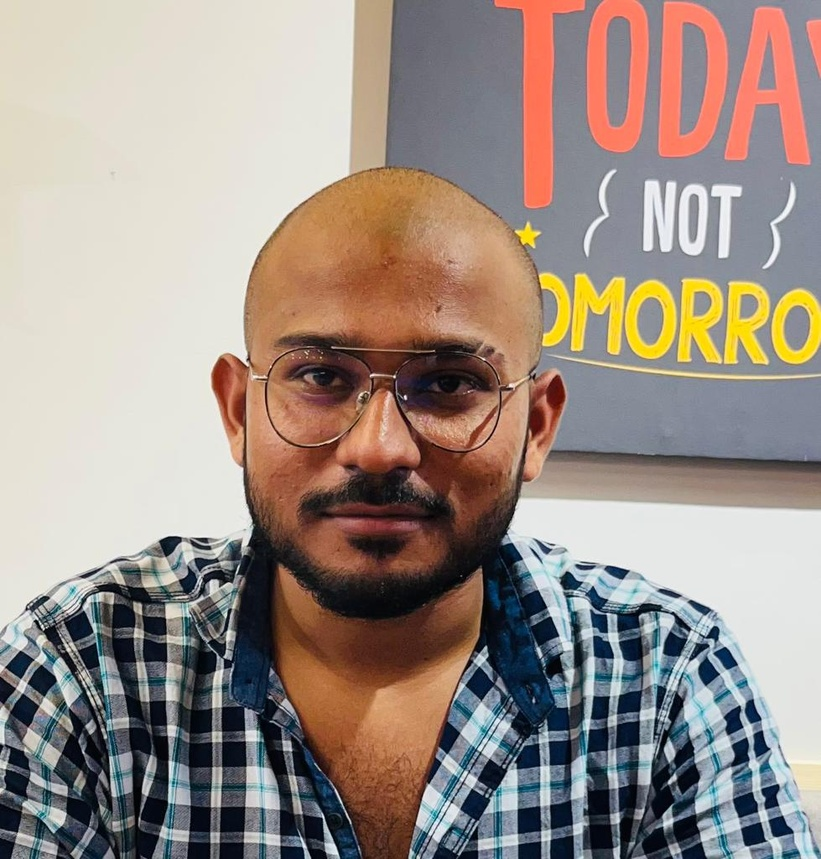
%> input picture basic/shivam.jpeg, 821 x 859 px, shrunk from 979 x 1024 before the run
$ octave recon_decon.m   (GNU Octave 9; MATLAB toolbox functions it lacks are replaced by stand-ins)
%> lines starting %> are read from the running program, lines starting %| are printed output that depends on the picture
[filename , pathname] = uigetfile('*','Select an image');
%> the answer given: shivam.jpeg
filewithpath = strcat(pathname,filename);

img_original = imread(filewithpath);
%> img_original is the input picture: size 859x821x3 uint8; mean R, G, B 156.2, 143.3, 135.2

img_original = double(img_original);
%> img_original: size 859x821x3 double
[cA,cH,cV,cD] = dwt2(img_original,'sym6','mode','sym');
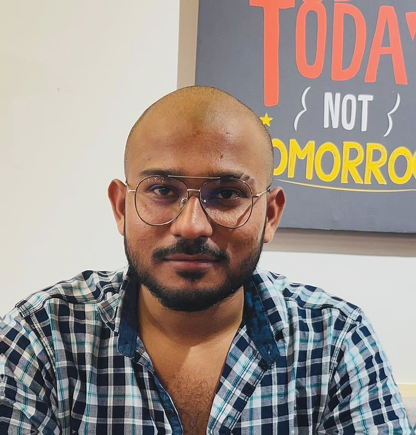
%> cA: size 435x416x3 double; mean R, G, B 312.4, 287, 271; drawn with min black and max white
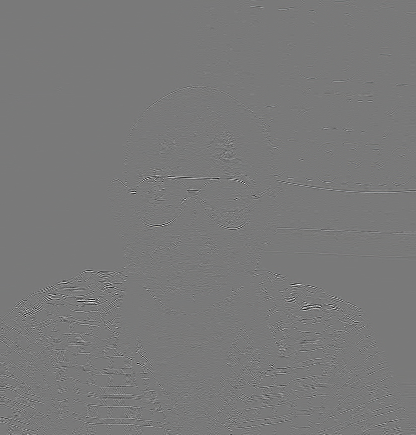
%> cH: size 435x416x3 double; mean R, G, B 0, 0, 0; drawn with min black and max white
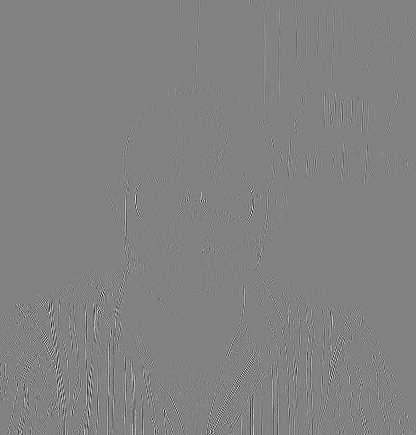
%> cV: size 435x416x3 double; mean R, G, B 0.1, 0, 0.1; drawn with min black and max white

subplot(2,2,1);
imshow(uint8(cA),[]);
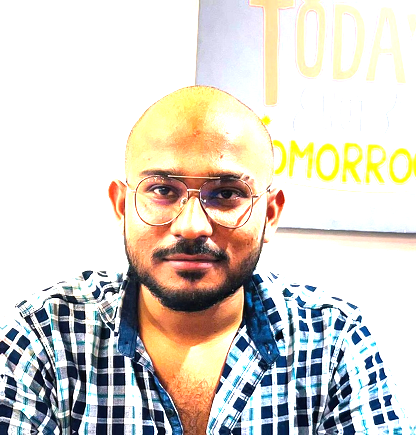
%> displayed picture: size 435x416x3, on the screen's scale of 0 to 255; mean R, G, B 215.6, 210.8, 202
title('Approximation Coefficients');

subplot(2,2,2);
imshow(uint8(cH),[]);
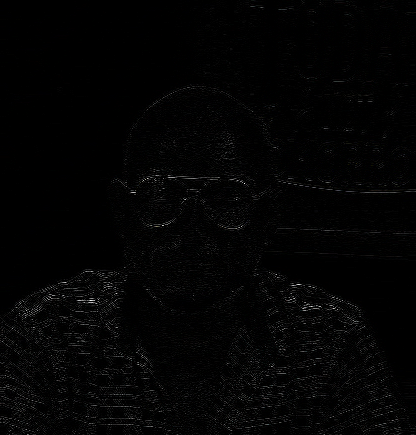
%> displayed picture: size 435x416x3, on the screen's scale of 0 to 255; mean R, G, B 3.6, 3.6, 3.6
title('Horizontal Coefficients');

subplot(2,2,3);
imshow(uint8(cV),[]);
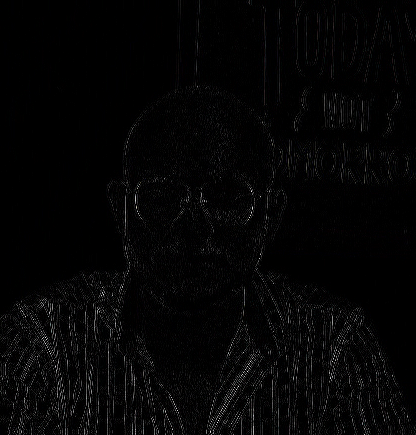
%> displayed picture: size 435x416x3, on the screen's scale of 0 to 255; mean R, G, B 5, 4.9, 5.1
title('Vertical Coefficients');

subplot(2,2,4);
imshow(uint8(cD),[]);
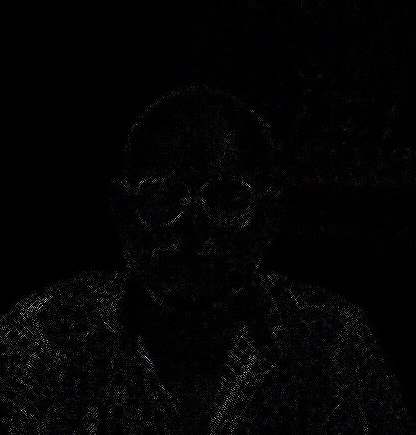
%> displayed picture: size 435x416x3, on the screen's scale of 0 to 255; mean R, G, B 3.5, 3.5, 3.5
title('Diagonal Coefficients');

%> (the run ends here)
